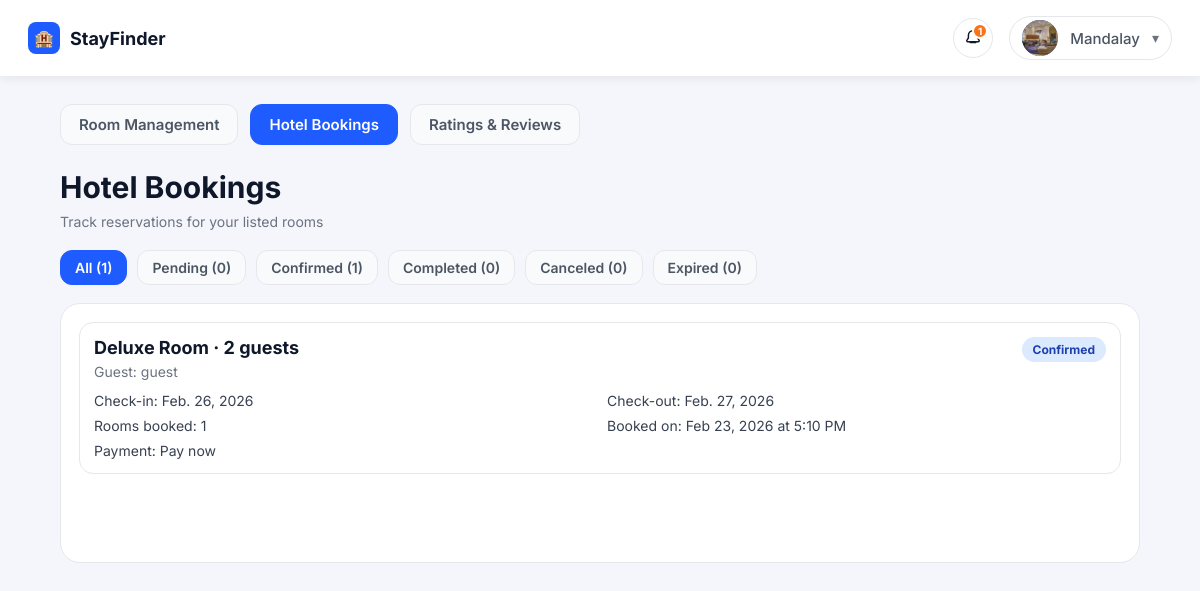
Before: /bookings/hotel-history/ (signed in) with the older database file.
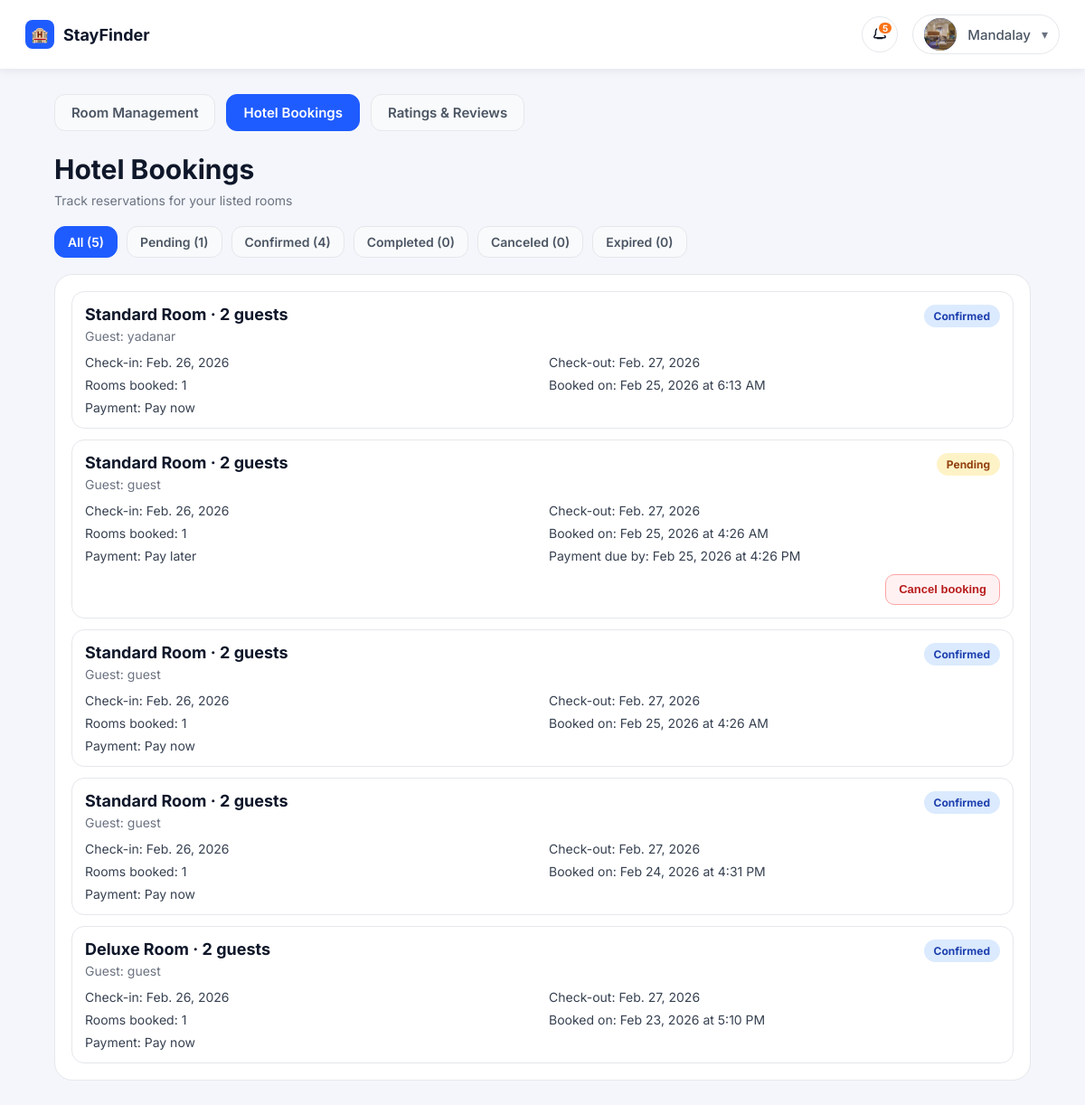
After: the same page with the newer database file.
### bookings/models.py (models this page shows, shortened)
class Booking(models.Model):
	PENDING_PAYMENT_EXPIRY_HOURS = 12
	class PaymentOption(models.TextChoices):
		PAY_NOW = "pay_now", "Pay now"
		PAY_LATER = "pay_later", "Pay later"
	class Status(models.TextChoices):
		PENDING = "pending", "Pending"
		CONFIRMED = "confirmed", "Confirmed"
		COMPLETED = "completed", "Completed"
		CANCELED = "canceled", "Canceled"
		EXPIRED = "expired", "Expired"
	guest = models.ForeignKey(Profile, on_delete=models.CASCADE, related_name="bookings")
	room = models.ForeignKey(Room, on_delete=models.PROTECT, related_name="bookings")
	guest_name = models.CharField(max_length=150)
	guest_email = models.EmailField()
	guest_phone = models.CharField(max_length=30, blank=True, default="")
	rooms_count = models.PositiveIntegerField(default=1)
	payment_option = models.CharField(
		max_length=20,
		choices=PaymentOption.choices,
		default=PaymentOption.PAY_LATER,
	)
	status = models.CharField(
		max_length=20,
		choices=Status.choices,
		default=Status.PENDING,
	)
	created_at = models.DateTimeField(auto_now_add=True)
	STATUS_NOTIFICATION_MESSAGES = {
		Status.PENDING: "Booking is pending payment.",
		Status.CONFIRMED: "Booking is confirmed.",
		Status.COMPLETED: "Booking is completed.",
		Status.CANCELED: "Booking is canceled.",
		Status.EXPIRED: "Booking expired due to unpaid balance.",
	}
	def should_expire_pending_payment(self, *, now=None) -> bool:
		now = now or timezone.now()
		if self.status != self.Status.PENDING:
			return False
		if self.payment_option != self.PaymentOption.PAY_LATER:
			return False
		if not self.created_at:
			return False
		expiry_time = self.created_at + timedelta(hours=self.PENDING_PAYMENT_EXPIRY_HOURS)
		return now >= expiry_time
	def should_complete_confirmed_booking(self, *, now=None) -> bool:
		now = now or timezone.now()
		if self.status != self.Status.CONFIRMED:
			return False
		if not self.room_id or not self.room.checkout_date:
			return False
		return now.date() >= self.room.checkout_date
	def refresh_status(self, *, now=None, save=True):
		if self.should_expire_pending_payment(now=now):
			self.status = self.Status.EXPIRED
		elif self.should_complete_confirmed_booking(now=now):
			self.status = self.Status.COMPLETED
		else:
			return self.status
		if save and self.pk:
			self.save(update_fields=["status"])
		return self.status

### rooms/models.py (models this page shows, shortened)
class Room(models.Model):
	hotel = models.ForeignKey(Profile, on_delete=models.CASCADE, related_name="rooms")
	room_type = models.ForeignKey(RoomType, on_delete=models.PROTECT)
	capacity = models.PositiveIntegerField()
	rate_per_night = models.DecimalField(max_digits=8, decimal_places=2)
	available_rooms = models.PositiveIntegerField()
	checkin_date = models.DateField()
	checkout_date = models.DateField()
	created_at = models.DateTimeField(auto_now_add=True)

class RoomType(models.Model):
	name = models.CharField(max_length=100, unique=True)

### bookings/views.py (the view)
# urls.py: path("hotel-history/", views.hotel_history_view, name="hotel_booking_history"),
@login_required
def hotel_history_view(request):
	profile, _ = Profile.objects.get_or_create(
		user=request.user,
		defaults={
			"full_name": request.user.get_full_name() or request.user.username,
			"account_type": Profile.AccountType.GUEST,
		},
	)
	if profile.account_type != Profile.AccountType.HOTEL:
		return redirect("home")
	notification_id = (request.GET.get("notification") or "").strip()
	if notification_id.isdigit():
		BookingNotification.objects.filter(
			id=int(notification_id),
			recipient=profile,
			is_read=False,
		).update(is_read=True)
	available_states = ["all", "pending", "confirmed", "completed", "canceled", "expired"]
	selected_state = (request.GET.get("state") or "all").strip().lower()
	if selected_state not in available_states:
		selected_state = "all"
	expire_overdue_pending_bookings(Booking.objects.filter(room__hotel=profile))
	bookings = list(
		Booking.objects.select_related(
			"room",
			"room__hotel",
			"room__room_type",
			"guest",
		)
		.filter(room__hotel=profile)
		.order_by("-created_at")
	)
	state_counts = {state: 0 for state in available_states}
	filtered_bookings = []
	for booking in bookings:
		computed_state = resolve_booking_state(booking)
		booking.payment_expires_at = booking.created_at + datetime.timedelta(
			hours=Booking.PENDING_PAYMENT_EXPIRY_HOURS
		)
		state_counts["all"] += 1
		state_counts[computed_state] += 1
		booking.computed_state = computed_state
		booking.computed_state_label = BOOKING_STATE_LABELS[computed_state]
		if selected_state == "all" or selected_state == computed_state:
			filtered_bookings.append(booking)
	state_tabs = [
		{
			"code": state,
			"label": BOOKING_STATE_LABELS[state],
			"count": state_counts[state],
			"is_active": selected_state == state,
		}
		for state in available_states
	]
	return render(
		request,
		"bookings/hotel_history.html",
		{
			"profile": profile,
			"bookings": filtered_bookings,
			"state_tabs": state_tabs,
			"selected_state": selected_state,
		},
	)

### bookings/views.py (called while the page is built)
def resolve_booking_state(booking: Booking) -> str:
	booking.refresh_status(now=timezone.now(), save=True)
	return booking.status

def expire_overdue_pending_bookings(queryset):
	expiry_cutoff = timezone.now() - datetime.timedelta(hours=Booking.PENDING_PAYMENT_EXPIRY_HOURS)
	overdue_bookings = list(
		queryset.select_related("room").filter(
		status=Booking.Status.PENDING,
		payment_option=Booking.PaymentOption.PAY_LATER,
		created_at__lte=expiry_cutoff,
		)
	)
	for booking in overdue_bookings:
		booking.status = Booking.Status.EXPIRED
		booking.save(update_fields=["status"])
		Room.objects.filter(id=booking.room_id).update(
			available_rooms=F("available_rooms") + booking.rooms_count
		)

### bookings/templates/bookings/hotel_history.html (shortened to what the changed rows need)
{% load static %}
<!DOCTYPE html>
<html lang="en">
  <head>
    <link rel="stylesheet" href="{% static 'accounts/css/hotel-home.css' %}?v=20260224b" />
    <link rel="stylesheet" href="{% static 'bookings/css/hotel_history.css' %}?v=20260223a" />
  </head>
  <body>
    <header class="topbar">
      <div class="topbar__actions">
        {% include 'accounts/partials/notifications_menu.html' %}
      </div>
    </header>
    <main class="page">
      <div class="page__content">
        <header class="page-header">
          <h1>Hotel Bookings</h1>
        </header>
        <section class="filters" aria-label="Booking status filters">
          {% for tab in state_tabs %}
            <a class="filter-chip{% if tab.is_active %} is-active{% endif %}" href="{% url 'hotel_booking_history' %}?state={{ tab.code }}">
              {{ tab.label }} ({{ tab.count }})
            </a>
          {% endfor %}
        </section>
        <section class="bookings-panel" aria-live="polite">
          {% if bookings %}
            <div class="bookings-list">
              {% for booking in bookings %}
                <article class="booking-card" id="booking-{{ booking.id }}">
                  <div class="booking-card__top">
                    <div>
                      <h2>{{ booking.room.room_type.name }} · {{ booking.room.capacity }} guests</h2>
                      <p>Guest: {{ booking.guest_name }}</p>
                    </div>
                    <span class="status-badge status-{{ booking.computed_state }}">{{ booking.computed_state_label }}</span>
                  </div>
                  <div class="booking-meta">
                    <span>Check-in: {{ booking.room.checkin_date }}</span>
                    <span>Check-out: {{ booking.room.checkout_date }}</span>
                    <span>Rooms booked: {{ booking.rooms_count }}</span>
                    <span>Booked on: {{ booking.created_at|date:"M j, Y" }} at {{ booking.created_at|date:"g:i A" }}</span>
                    <span>Payment: {{ booking.get_payment_option_display }}</span>
                    {% if booking.payment_option == 'pay_later' and booking.computed_state == 'pending' %}
                      <span>Payment due by: {{ booking.payment_expires_at|date:"M j, Y" }} at {{ booking.payment_expires_at|date:"g:i A" }}</span>
                    {% elif booking.payment_option == 'pay_later' and booking.computed_state == 'expired' %}
                      <span>Expired at: {{ booking.payment_expires_at|date:"M j, Y" }} at {{ booking.payment_expires_at|date:"g:i A" }}</span>
                    {% endif %}
                  </div>
                  {% if booking.computed_state == 'pending' %}
                    <form class="booking-actions" method="post" action="{% url 'hotel_booking_cancel' booking.id %}">
                      <button class="cancel-btn" type="submit">Cancel booking</button>
                    </form>
                  {% endif %}
                </article>
              {% endfor %}
            </div>
          {% else %}
            <div class="empty-state">
              <div class="empty-state__icon">📅</div>
              <h2>No bookings found</h2>
              <p>No reservations match this filter yet.</p>
            </div>
          {% endif %}
        </section>
      </div>
    </main>
  </body>
</html>

Changed rows visible on the page:
added Booking: room.room_type.name "Standard Room", room.capacity "2", guest_name "yadanar", computed_state_label "Confirmed", room.checkin_date "Feb. 26, 2026", room.checkout_date "Feb. 27, 2026", rooms_count "1", created_at "Feb 25, 2026", created_at "6:13 AM", payment_option "Pay now"
added Booking: room.room_type.name "Standard Room", room.capacity "2", guest_name "guest", computed_state_label "Pending", room.checkin_date "Feb. 26, 2026", room.checkout_date "Feb. 27, 2026", rooms_count "1", created_at "Feb 25, 2026", created_at "4:26 AM", payment_option "Pay later", payment_expires_at "Feb 25, 2026", payment_expires_at "4:26 PM", status "Cancel booking"
added Booking: room.room_type.name "Standard Room", room.capacity "2", guest_name "guest", computed_state_label "Confirmed", room.checkin_date "Feb. 26, 2026", room.checkout_date "Feb. 27, 2026", rooms_count "1", created_at "Feb 25, 2026", created_at "4:26 AM", payment_option "Pay now"
added Booking: room.room_type.name "Standard Room", room.capacity "2", guest_name "guest", computed_state_label "Confirmed", room.checkin_date "Feb. 26, 2026", room.checkout_date "Feb. 27, 2026", rooms_count "1", created_at "Feb 24, 2026", created_at "4:31 PM", payment_option "Pay now"
Other visible differences:
{{ booking_notifications_unread_count }}: "1" → "5"
new list line: "All ( 5 )"
new list line: "Pending ( 1 )"
new list line: "Confirmed ( 4 )"
list line gone: "All ( 1 )"
list line gone: "Pending ( 0 )"
list line gone: "Confirmed ( 1 )"
